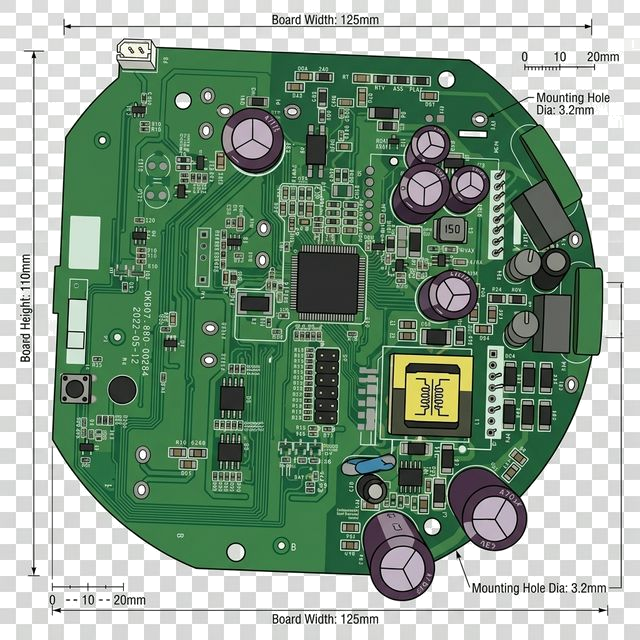
#> input picture assets/pcba_item.png, 640 x 640 px, found by its file name
$ python fix_pcba.py
#> lines starting #> are read from the running program, lines starting #| are printed output that depends on the picture; after the words box and inside, x2 and y2 are one past the last pixel; in counts of white or black regions, pixels touching at a corner belong together
import cv2
import numpy as np

def remove_checkerboard(input_path, output_path):
#> called with input_path = 'assets/pcba_item.png', output_path = 'assets/pcba_item_clean.png'
    img = cv2.imread(input_path, cv2.IMREAD_UNCHANGED)
#> img is the input picture: shape (640, 640, 4); mean B, G, R, A 138.5, 157.9, 134.3, 156.5
    if img is None: return

    # Check if it has an alpha channel, if not add one
    if img.shape[2] == 3:
        img = cv2.cvtColor(img, cv2.COLOR_BGR2BGRA)

    # Convert to grayscale to detect the checkerboard squares
    gray = cv2.cvtColor(img[:,:,:3], cv2.COLOR_BGR2GRAY)
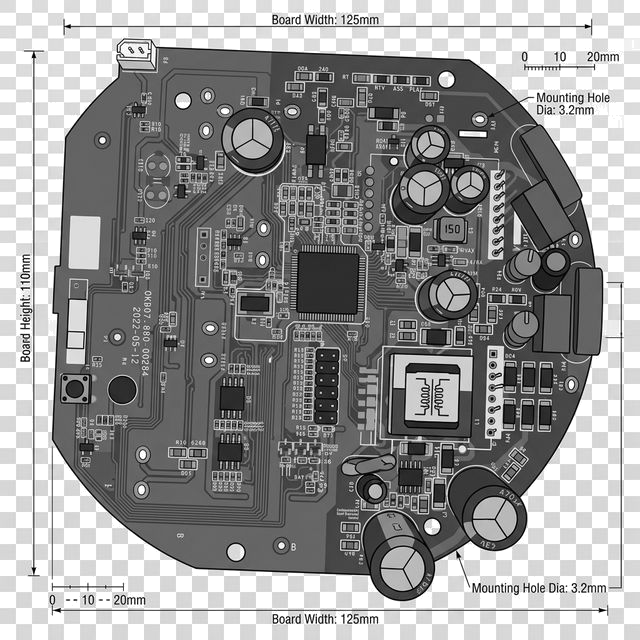
#> gray: shape (640, 640); min 0, max 255, mean 148.6

    # Checkerboard typically has values around 190-210 (gray) and 255 (white)
    # Most board components are green, black, or metallic.

    # Create mask for the "checkerboard" which is usually light gray/white
    # We'll use a threshold to keep anything that is NOT close to white/light gray
    # Or better: keep anything that has "color" (Saturation > 0)
    hsv = cv2.cvtColor(img[:,:,:3], cv2.COLOR_BGR2HSV)
#> hsv: shape (640, 640, 3); mean H, S, V 48, 65.8, 158.8
    lower_color = np.array([0, 10, 10]) # Any saturation/value means it's likely a component
    upper_color = np.array([180, 255, 255])
    mask = cv2.inRange(hsv, lower_color, upper_color)
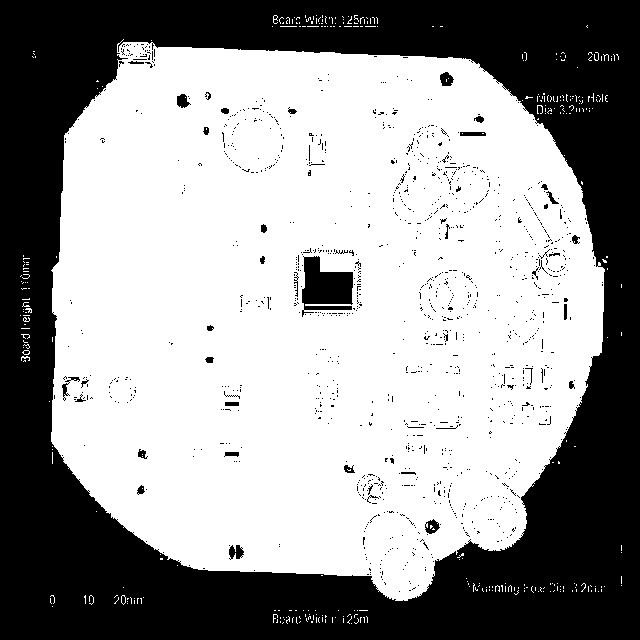
#> mask: shape (640, 640); 60.2% white; 1195 black regions (1154 under 20 px), largest, box (x1, y1, x2, y2) and area: (0, 0, 640, 640) 156373, (302, 256, 353, 317) 2026, (229, 545, 244, 560) 146

    # Morphological operations to clean up the mask
    kernel = np.ones((3,3), np.uint8)
    mask = cv2.dilate(mask, kernel, iterations=1)
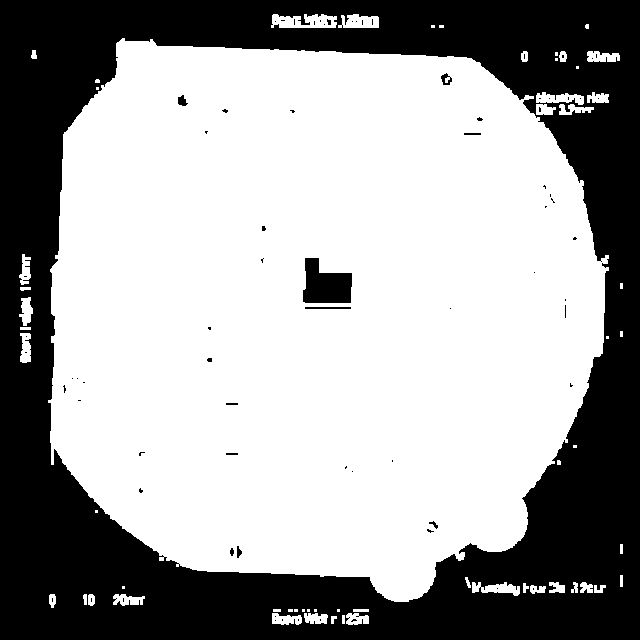
#> mask: shape (640, 640); 63.1% white; 75 black regions (64 under 20 px), largest, box (x1, y1, x2, y2) and area: (0, 0, 640, 640) 148964, (303, 258, 352, 303) 1610, (305, 307, 351, 309) 92
    mask = cv2.erode(mask, kernel, iterations=1)
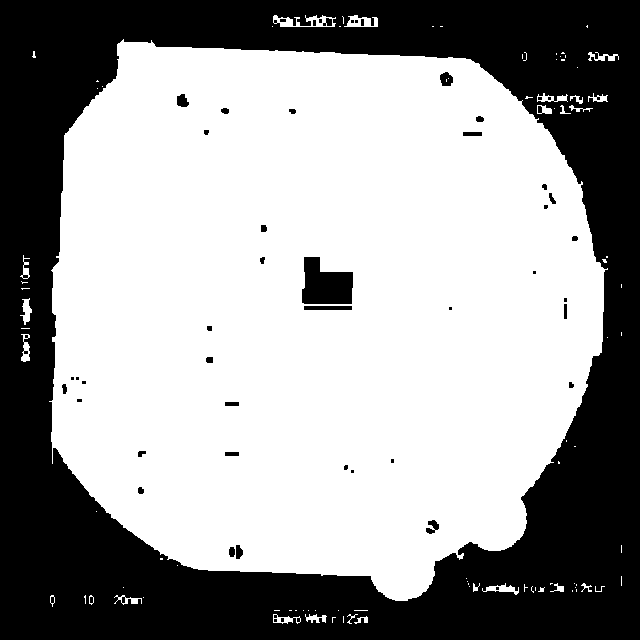
#> mask: shape (640, 640); 61.4% white; 50 black regions (21 under 20 px), largest, box (x1, y1, x2, y2) and area: (0, 0, 640, 640) 154631, (302, 257, 353, 304) 1804, (304, 306, 352, 310) 192

    # Apply mask to alpha channel
    img[:, :, 3] = mask

    cv2.imwrite(output_path, img)

if __name__ == "__main__":
    import sys
    remove_checkerboard("assets/pcba_item.png", "assets/pcba_item_clean.png")
